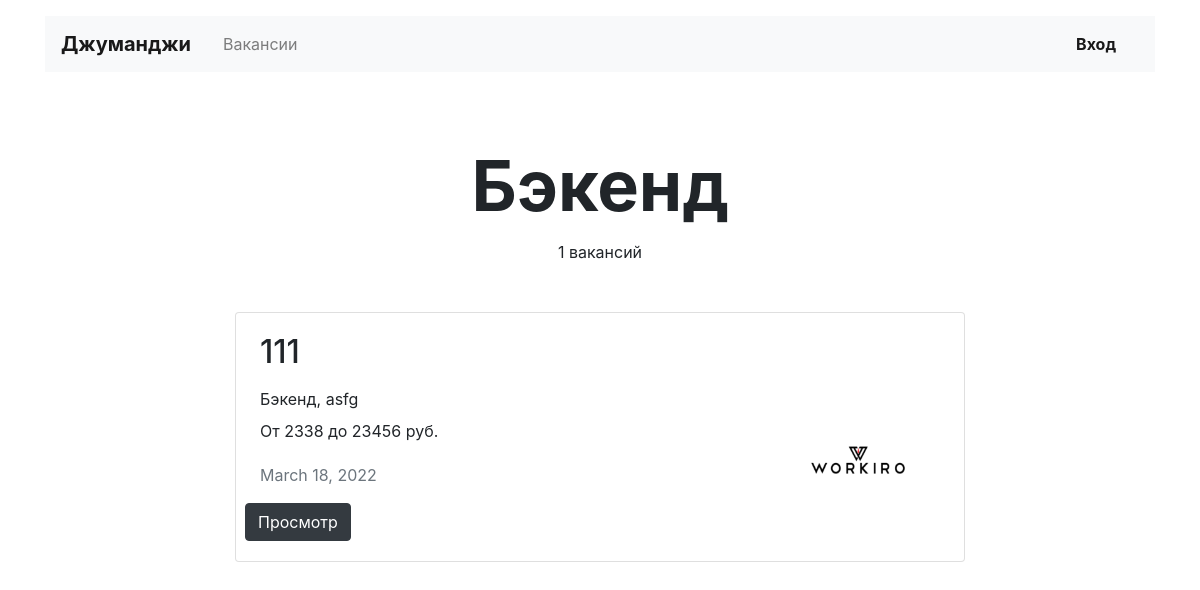
Page /vacancies/cat/backend/ on the earlier database version.
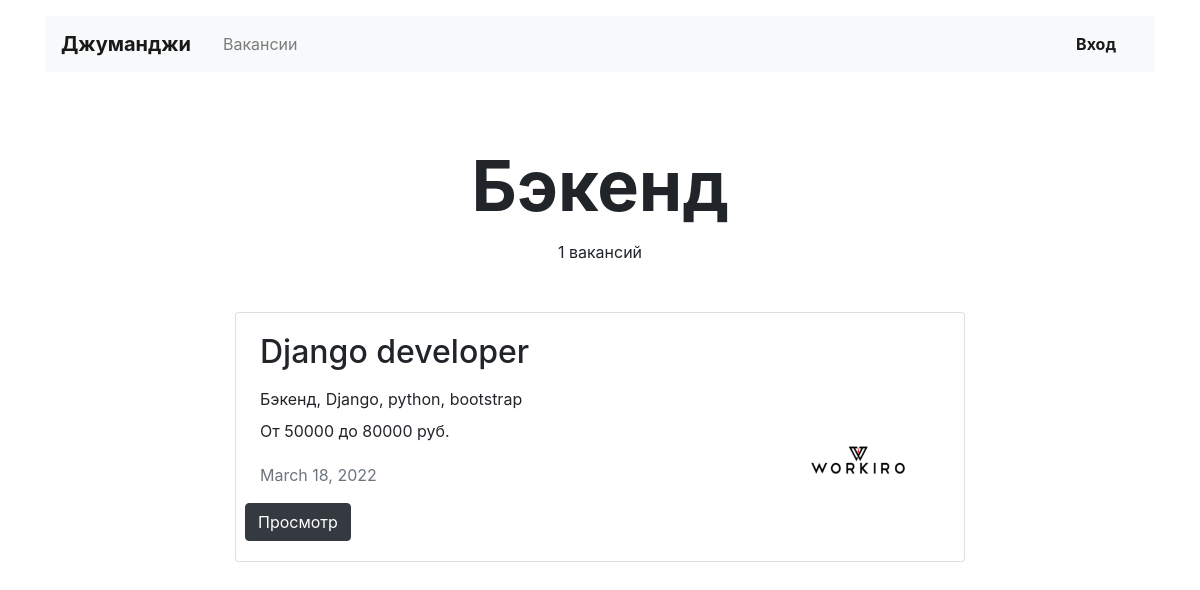
Same page on the later database version.
### work/models.py (models this page shows, shortened)
class Vacancy(models.Model):
    title = models.CharField(max_length=50)
    speciality = models.ForeignKey(Specialty, on_delete=models.CASCADE, related_name='vacancies')
    company = models.ForeignKey(Company, on_delete=models.CASCADE, related_name='vacancies')
    skills = models.CharField(max_length=255)
    description = models.TextField()
    salary_min = models.IntegerField()
    salary_max = models.IntegerField()
    posted = models.DateField()

class Specialty(models.Model):
    code = models.CharField(max_length=50)
    title = models.CharField(max_length=50)
    picture = models.ImageField(default='https://place-hold.it/100x60', upload_to=MEDIA_SPECIALITY_IMAGE_DIR)

class Company(models.Model):
    name = models.CharField(max_length=50)
    location = models.CharField(max_length=50)
    logo = models.ImageField(default='https://place-hold.it/100x60', upload_to=MEDIA_COMPANY_IMAGE_DIR)
    description = models.TextField()
    employee_count = models.IntegerField()
    owner = models.OneToOneField(User, on_delete=models.CASCADE)

### work/views.py (the view)
# urls.py: path('vacancies/cat/<str:category>/', view.vacancy_cat_view, name='vac_cat'),
def vacancy_cat_view(request, category):
    try:
        spec = mdl.Specialty.objects.get(code=category)
    except mdl.Specialty.DoesNotExist:
        raise Http404
    vacancies = mdl.Vacancy.objects.filter(speciality=spec.id)
    return render(request, "work/vacancy_cat.html", context={
        "spec": spec,
        "vacancies": vacancies,
        "count": len(vacancies),
    })

### work/templates/work/vacancy_cat.html
{% extends "work/base.html" %}
{% block content %}
  <main class="container mt-3">
    <section>
      <h1 class="h1 text-center mx-auto mt-4 pt-5" style="font-size: 70px;"><strong>{{ spec.title }}</strong></h1>
      <p class="text-center pt-1">{{ count }} вакансий</p>
      <div class="row mt-5">
        <div class="col-12 col-lg-8 offset-lg-2 m-auto">
          {% for vac in vacancies %}
          <div class="card mb-4">
            <div class="card-body px-4">
              <div class="row">
                <div class="col-12 col-md-8 col-lg-9">
                  <h2 class="h2 pb-2">{{ vac.title }}</h2>
                   <p class="mb-2">{{ vac.speciality.title }}, {{ vac.skills }}</p>
                  <p>От {{ vac.salary_min }} до {{ vac.salary_max }} руб.</p>
                  <p class="text-muted pt-1">{{ vac.posted }}</p>
                </div>
                <div class="col-12 col-md-4 col-lg-3 d-flex align-items-end">
                  <a href="{% url 'vacancy' vac.id %}"><img src="{{ vac.company.logo.url }}" width="130" height="80" alt=""></a>
                </div>
                <a href="{% url 'vacancy' vac.id %}" class="btn btn-dark">Просмотр</a>
              </div>
            </div>
          </div>
          {% endfor %}
        </div>
      </div>
    </section>
  </main>
  {% endblock content %}

Differences in the rows shown:
changed Vacancy "Бэкенд": title "111" → "Django developer"; skills "asfg" → "Django, python, bootstrap"; salary_min "2338" → "50000"; salary_max "23456" → "80000"
